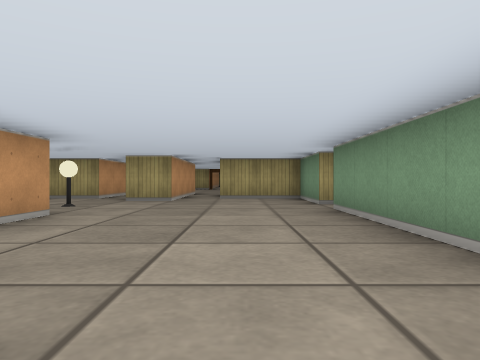
View 1 (above)

18 first-person views from a walk through a cub3D maze. The camera is about half as high as the walls, looks level and sees 70° across. The floor is counted in squares. Each view is taken from the middle of a square. On the plan, view 1 faces up. The plan holds only what a view shows up to about 9 squares ahead; the rest is blank.

View 2
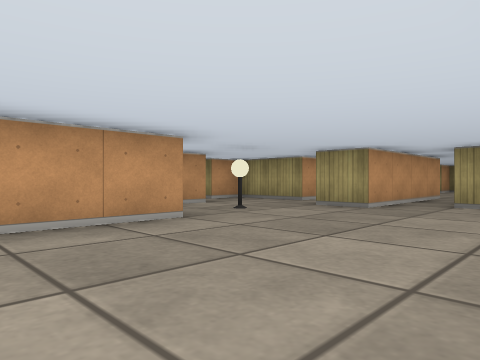

View 3
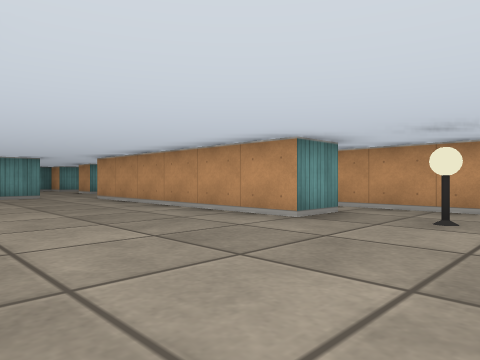

View 4
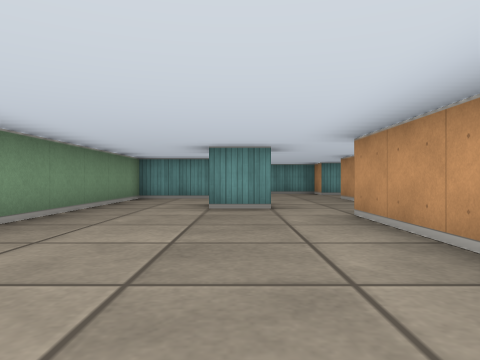

View 5
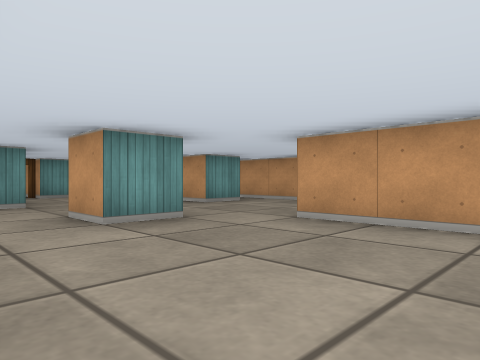

View 6
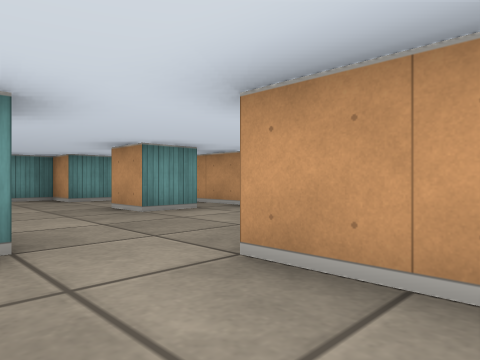

View 7
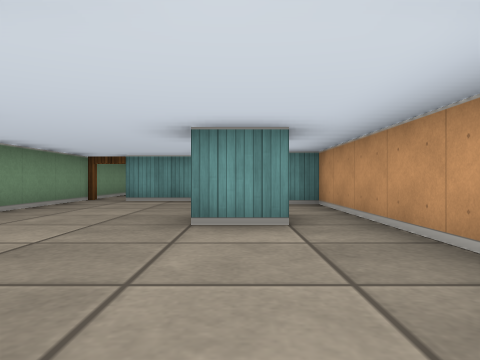

View 8
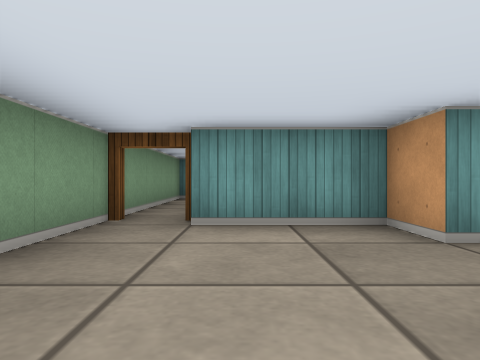

View 9
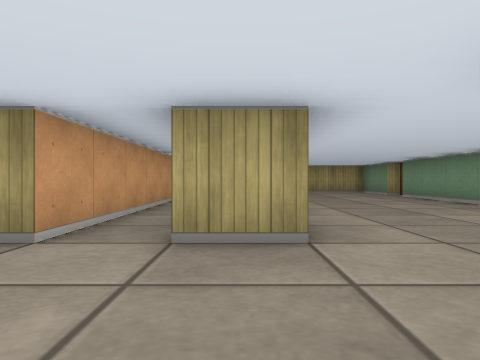

View 10
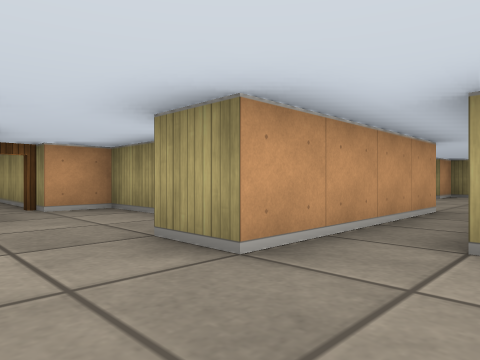

View 11
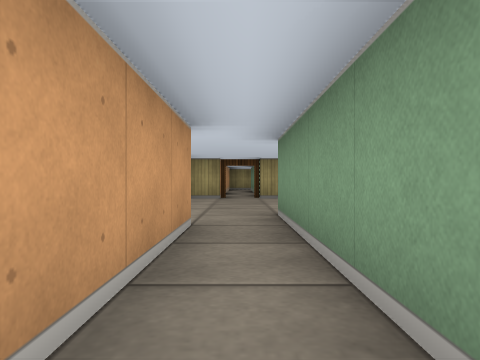

View 12
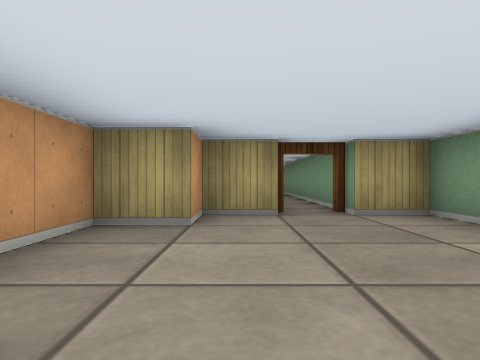

View 13
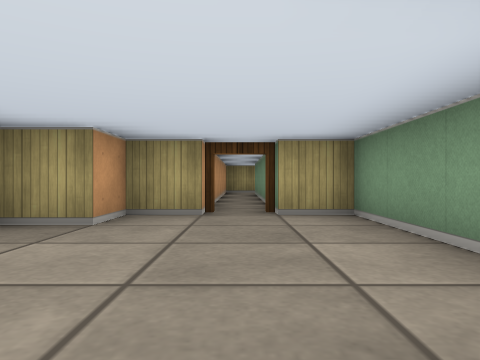

View 14
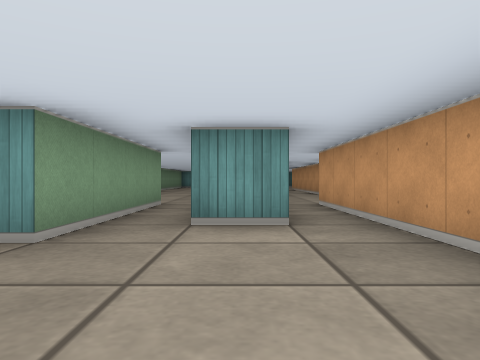

View 15
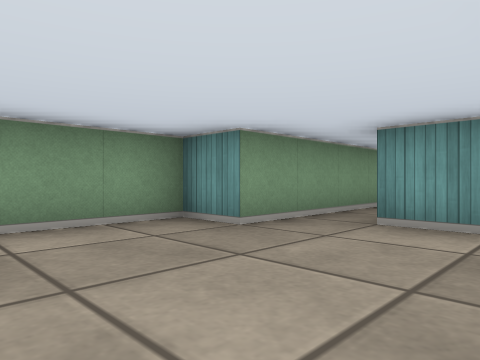

View 16
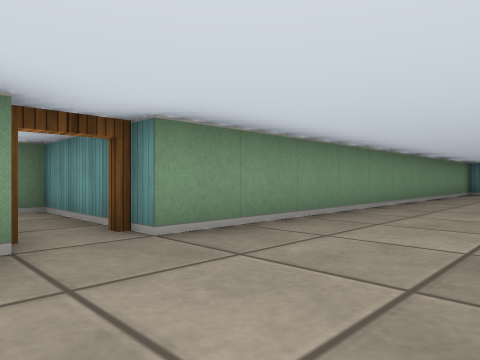

View 17
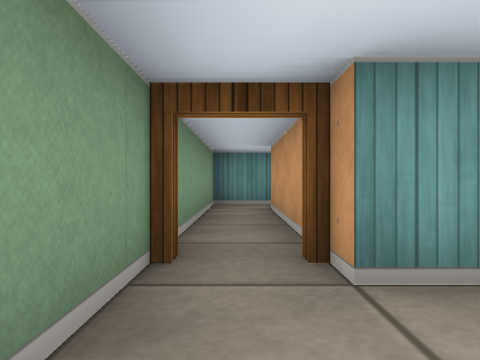

View 18
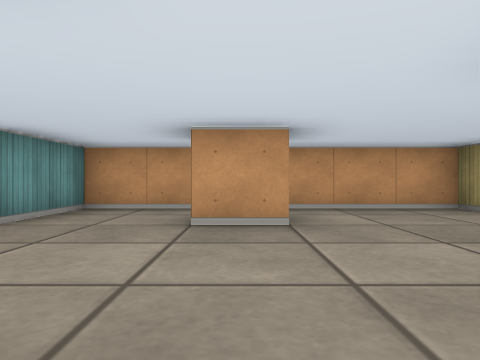

### Floor plan
Points are (right, up) in squares from view 1. A wall is a line through its corners. A room is listed if a view was taken in it or the views show most of it. See-through windows are left out.
Room 1 (views 1, 2, 3, 4, 5, 6, 7, 8, 9, 10, 11, 16, 17, 18)
walls: (-1.5, -2.5) (-0.5, -2.5) (-0.5, -3.5); (-3.5, 4.5) (-2.5, 4.5) (-2.5, -1.5) (-3.5, -1.5); (-4.5, -4.5) (-3.5, -4.5) (-3.5, -5.5); (-4.5, 6.5) (-4.5, -1.5) (-5.5, -1.5) (-5.5, -7.5) (-3.5, -7.5) (-3.5, -8.5) (-1.5, -8.5); (1.5, 6.5) (1.5, 8.5) (-0.5, 8.5) (-0.5, 11.5); (-0.5, -5.5) (1.5, -5.5) (1.5, 5.5); (-0.5, -9) (-0.5, -6); (-1.5, 11.5) (-1.5, 7.5) (-2.5, 7.5); (-3.5, 11.5) (-3.5, 8.5) (-5.5, 8.5) (-5.5, 7.5)
ways out: opening at (-2, 11) to room 2; open door at (-1, -9) to room 3; open door at (-6, 7); open door at (2, 6)
objects: lamp (-3, 6)
Room 2 (views 12, 13, 14, 15)
walls: (-2.5, 11.5) (-1.5, 11.5); (-1.5, 16.5) (-2.5, 16.5) (-2.5, 15.5) (-3.5, 15.5) (-3.5, 11.5); (-0.5, 11.5) (-0.5, 12.5) (0.5, 12.5) (0.5, 16.5) (-0.5, 16.5)
ways out: opening at (-2, 11) to room 1; open door at (-1, 17)
Room 3 (no view inside)
walls: (-1.5, -8.5) (-1.5, -12.5); (-1.6, -13.5) (-0.5, -13.5) (-0.5, -9)
ways out: open door at (-1, -9) to room 1

Where each view was taken, in squares from view 1:
view 1: 0 up, 0 right, facing up
view 2: 2 up, 1 right, facing up-left
view 3: 7 up, 1 right, facing down-left
view 4: 3 up, 1 left, facing down
view 5: 1 up, 1 right, facing down-left
view 6: 0 up, 1 left, facing down-left
view 7: 1 down, 4 left, facing down
view 8: 5 down, 2 left, facing down
view 9: 4 down, 3 left, facing up
view 10: 6 up, 0 right, facing up-left
view 11: 8 up, 1 left, facing up
view 12: 12 up, 2 left, facing up
view 13: 12 up, 1 left, facing up
view 14: 15 up, 2 left, facing down
view 15: 15 up, 3 left, facing down-right
view 16: 7 up, 1 left, facing down-right
view 17: 7 down, 1 left, facing down
view 18: 5 down, 0 right, facing left
